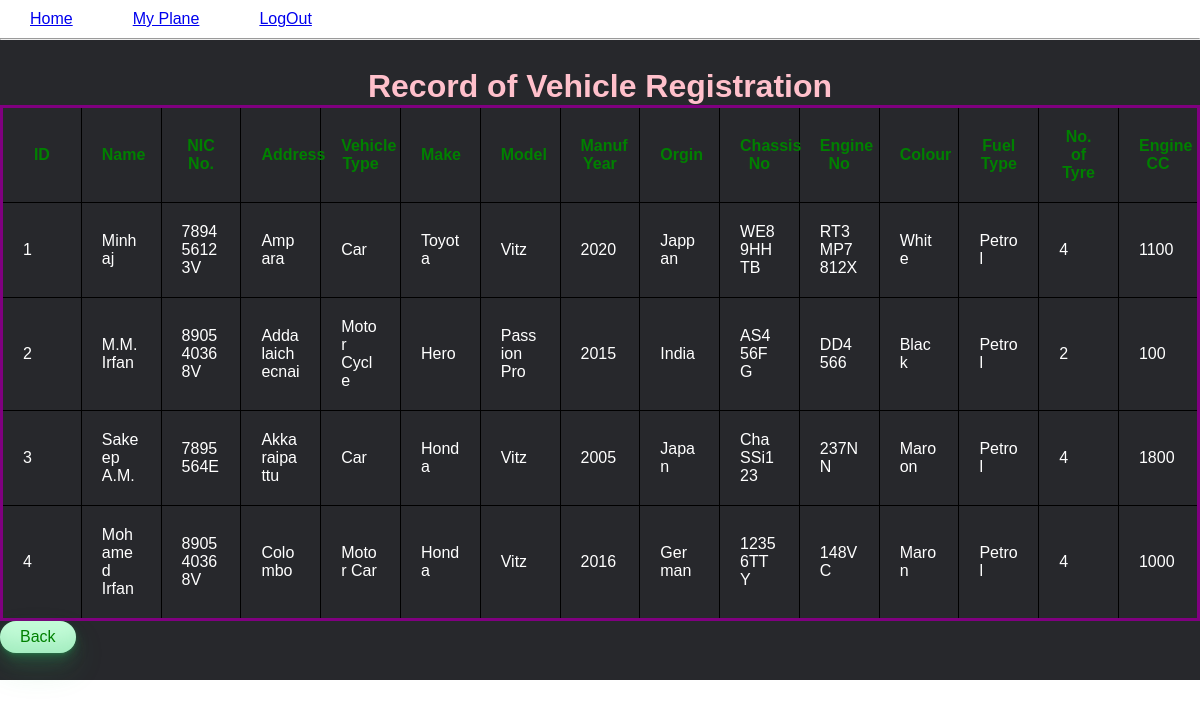
/tableVechi.php, run on the app's committed database.
### tables this page shows
CREATE TABLE `vechiclereg` (
  `id` int(11) NOT NULL,
  `Name` varchar(250) NOT NULL,
  `NIC` varchar(15) NOT NULL,
  `Address` varchar(250) NOT NULL,
  `VehicleType` varchar(50) NOT NULL,
  `Make` varchar(50) NOT NULL,
  `Model` varchar(50) NOT NULL,
  `ManufYear` int(5) NOT NULL,
  `Orgin` varchar(50) NOT NULL,
  `ChassisNo` varchar(100) NOT NULL,
  `EngNo` varchar(100) NOT NULL,
  `Colour` varchar(25) NOT NULL,
  `Fuel` varchar(50) NOT NULL,
  `Tyre` int(10) NOT NULL,
  `EngCC` int(10) NOT NULL
);

### developVechi.php (called while the page is built)
<?php
include("database.php");
$db= $conn;
$tableName="vechiclereg";
$columns= ['Name', 'NIC','Address','VehicleType','Make', 'Model','ManufYear','Orgin', 'ChassisNo','EngNo','Colour','Fuel', 'Tyre','EngCC'];
$fetchData = fetch_data($db, $tableName, $columns);
function fetch_data($db, $tableName, $columns){
 if(empty($db)){
  $msg= "Database connection error";
 }elseif (empty($columns) || !is_array($columns)) {
  $msg="columns Name must be defined in an indexed array";
 }elseif(empty($tableName)){
   $msg= "Table Name is empty";
}else{
$columnName = implode(", ", $columns);
$query = "SELECT ".$columnName." FROM $tableName"." ORDER BY id DESC";
$result = $db->query($query);
if($result== true){
 if ($result->num_rows > 0) {
    $row= mysqli_fetch_all($result, MYSQLI_ASSOC);
    $msg= $row;
 } else {
    $msg= "No Data Found";
 }
}else{
  $msg= mysqli_error($db);
}
}
return $msg;
}
?>

### tableVechi.php (the view, shortened to what this page needs)
<?php
include("developVechi.php");
?>
<!DOCTYPE html>
<html>
<head>
</head>
<body>
<div class="full-page">
        <div  class="navbar">
            <nav>
                <ul id="MenuItems">
                    <li><a href="index.php">Home</a></li>
                    <li><a href="MyPlan.php">My Plane</a></li>
                    <li><a href="index.php">LogOut</a></li>
                </ul>
            </nav>
        </div>
        <hr>
    </div>
<div class="container">
 <div class="row">
   <div class="col-sm-8">
    <div class="table-responsive">
    <h1>Record of Vehicle Registration  </h1>
      <table class="table table-bordered">
       <thead><tr>
       <th>ID</th>
        <th>Name</th>
         <th>NIC No.</th>
         <th>Address</th>
         <th>Vehicle Type</th>
         <th>Make</th>
         <th>Model</th>
         <th>Manuf Year</th>
         <th>Orgin</th>
         <th>Chassis No</th>
         <th>Engine No</th>
         <th>Colour</th>
         <th>Fuel Type</th>
         <th>No. of Tyre</th>
         <th>Engine CC</th>
    </thead>
    <tbody>
  <?php
      if(is_array($fetchData)){
      $sn=1;
      foreach($fetchData as $data){
    ?>
      <tr>
      <td><?php echo $sn; ?></td>
      <td><?php echo $data['Name']??''; ?></td>
      <td><?php echo $data['NIC']??''; ?></td>
      <td><?php echo $data['Address']??''; ?></td>
      <td><?php echo $data['VehicleType']??''; ?></td>
      <td><?php echo $data['Make']??''; ?></td>
      <td><?php echo $data['Model']??''; ?></td>
      <td><?php echo $data['ManufYear']??''; ?></td>
      <td><?php echo $data['Orgin']??''; ?></td>
      <td><?php echo $data['ChassisNo']??''; ?></td>
      <td><?php echo $data['EngNo']??''; ?></td>
      <td><?php echo $data['Colour']??''; ?></td>
      <td><?php echo $data['Fuel']??''; ?></td>
      <td><?php echo $data['Tyre']??''; ?></td>
      <td><?php echo $data['EngCC']??''; ?></td>
     </tr>
     <?php
      $sn++;}}?>
    </tbody>
     </table>
   </div>
</div>
<a href="Report.php"><button type="submit" class="button-33" role="button" >Back</button></a>
</div>
</div>
</body>
</html>

### tableVechi.php (style rules this page uses)
table { table-layout: fixed; width: 100%; border-collapse: collapse; border: 3px solid purple; border-spacing: 0px; table-layout: fixed; margin-left: auto; margin-right: auto; color : #fff; }
th { color: green; border: 1px solid black; }
td { border: 1px solid black; word-wrap: break-word; }
th, td { padding: 20px; border: 1px solid black; }
thead th { width: 25%; }
* { margin: 0; padding: 0; box-sizing: border-box; font-family: 'Poppins', sans-serif; }
.container { width: 100%; min-height: 80vh; display: flex; justify-content: center; align-items: center; flex-wrap: wrap; gap: 120px; background: #27282c; }
.navbar ul { list-style: none; display: flex; }
.navbar ul li { padding: 10px 30px; position: relative; }
h1 { color:pink; text-align : center; }
.button-33 { background-color: #c2fbd7; border-radius: 100px; box-shadow: rgba(44, 187, 99, .2) 0 -25px 18px -14px inset,rgba(44, 187, 99, .15) 0 1px 2px,rgba(44, 187, 99, .15) 0 2px 4px,rgba(44, 187, 99, .15) 0 4px 8px,rgba(44, 187, 99, .15) 0 8px 16px,rgba(44, 187, 99, .15) 0 16px 32px; color: green; cursor: pointer; display: inline-block; font-family: sans-serif; padding: 7px 20px; text-align: center; text-decoration: none; transition: all 250ms; border: 0; font-size: 16px; user-select: none; -webkit-user-select: none; touch-action: manipulation; }

### data on the page
vechiclereg: Name "Minhaj", NIC "789456123V", Address "Ampara", VehicleType "Car", Make "Toyota", Model "Vitz", ManufYear "2020", Orgin "Jappan", ChassisNo "WE89HHTB", EngNo "RT3MP7812X", Colour "White", Fuel "Petrol", Tyre "4", EngCC "1100"
vechiclereg: Name "M.M.Irfan", NIC "890540368V", Address "Addalaichecnai", VehicleType "Motor Cycle", Make "Hero", Model "Passion Pro", ManufYear "2015", Orgin "India", ChassisNo "AS456FG", EngNo "DD4566", Colour "Black", Fuel "Petrol", Tyre "2", EngCC "100"
vechiclereg: Name "Sakeep A.M.", NIC "7895564E", Address "Akkaraipattu", VehicleType "Car", Make "Honda", Model "Vitz", ManufYear "2005", Orgin "Japan", ChassisNo "ChaSSi123", EngNo "237NN", Colour "Maroon", Fuel "Petrol", Tyre "4", EngCC "1800"
vechiclereg: Name "Mohamed Irfan", NIC "890540368V", Address "Colombo", VehicleType "Motor Car", Make "Honda", Model "Vitz", ManufYear "2016", Orgin "German", ChassisNo "12356TTY", EngNo "148VC", Colour "Maron", Fuel "Petrol", Tyre "4", EngCC "1000"
